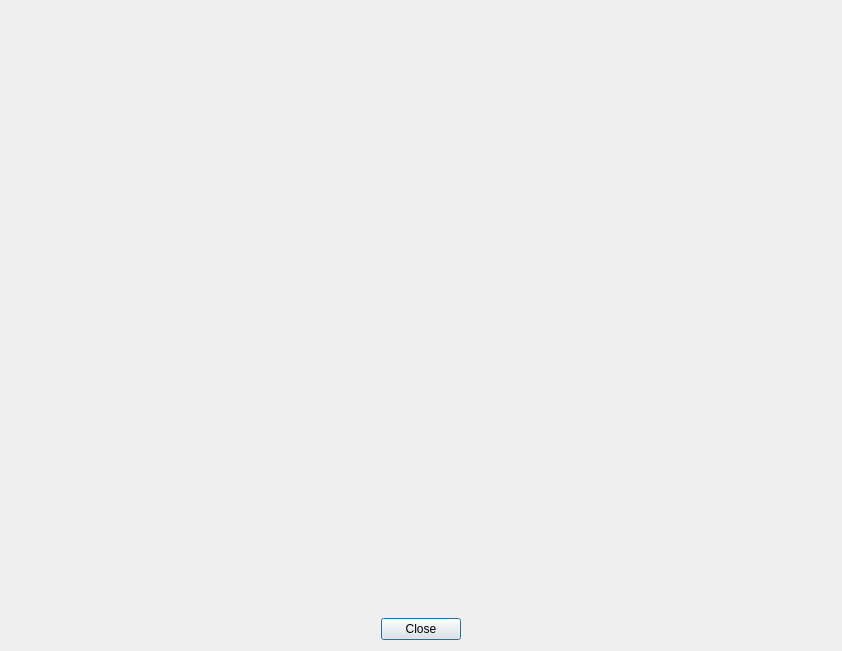
<?xml version="1.0" encoding="UTF-8"?>
<ui version="4.0">
 <class>Dialog</class>
 <widget class="QDialog" name="Dialog">
  <property name="geometry">
   <rect>
    <x>0</x>
    <y>0</y>
    <width>842</width>
    <height>651</height>
   </rect>
  </property>
  <property name="windowTitle">
   <string>System Status</string>
  </property>
  <layout class="QVBoxLayout" name="verticalLayout">
   <item>
    <spacer name="verticalSpacer">
     <property name="orientation">
      <enum>Qt::Vertical</enum>
     </property>
     <property name="sizeHint" stdset="0">
      <size>
       <width>20</width>
       <height>597</height>
      </size>
     </property>
    </spacer>
   </item>
   <item>
    <layout class="QHBoxLayout" name="horizontalLayout">
     <item>
      <spacer name="horizontalSpacer">
       <property name="orientation">
        <enum>Qt::Horizontal</enum>
       </property>
       <property name="sizeHint" stdset="0">
        <size>
         <width>40</width>
         <height>20</height>
        </size>
       </property>
      </spacer>
     </item>
     <item>
      <widget class="QPushButton" name="closeButton">
       <property name="text">
        <string>Close</string>
       </property>
      </widget>
     </item>
     <item>
      <spacer name="horizontalSpacer_2">
       <property name="orientation">
        <enum>Qt::Horizontal</enum>
       </property>
       <property name="sizeHint" stdset="0">
        <size>
         <width>40</width>
         <height>20</height>
        </size>
       </property>
      </spacer>
     </item>
    </layout>
   </item>
  </layout>
 </widget>
 <resources/>
 <connections/>
</ui>
